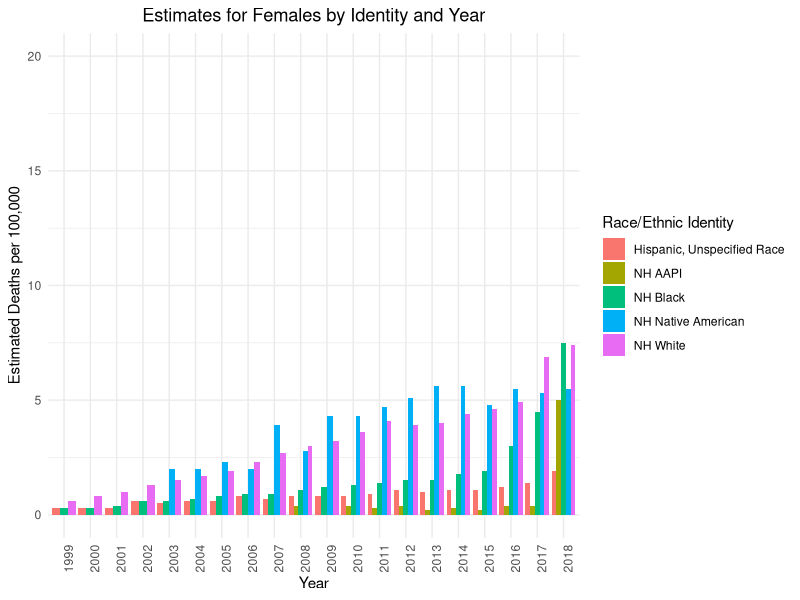
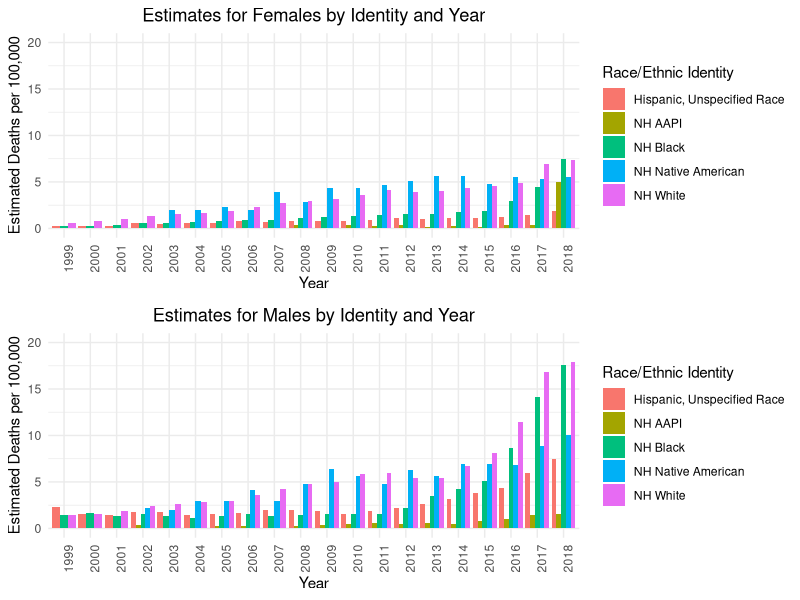
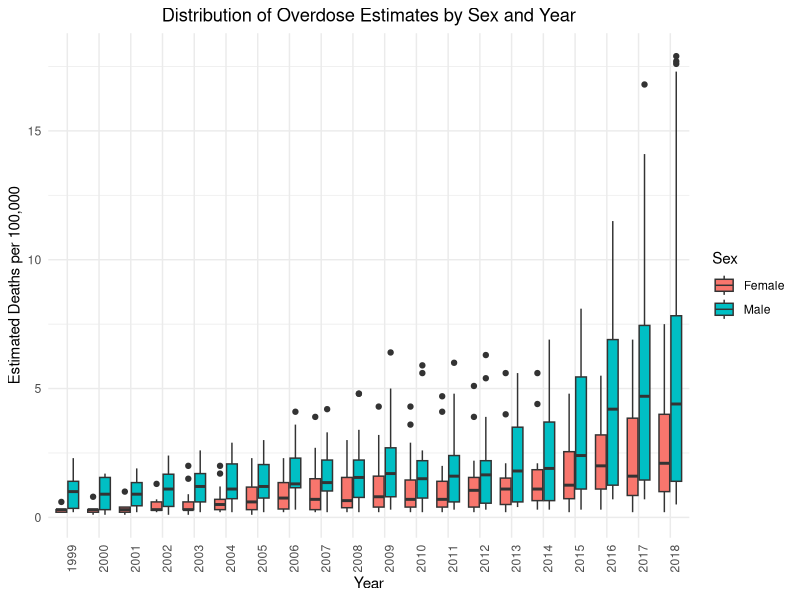
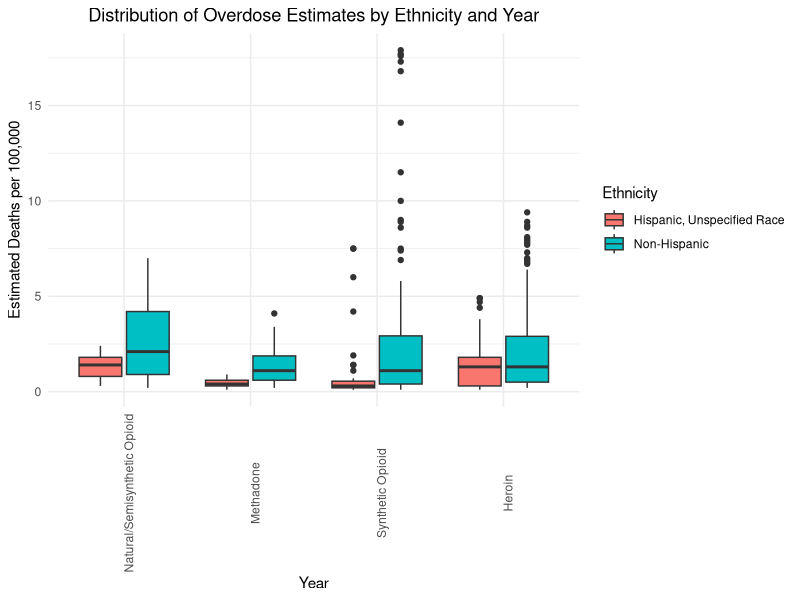
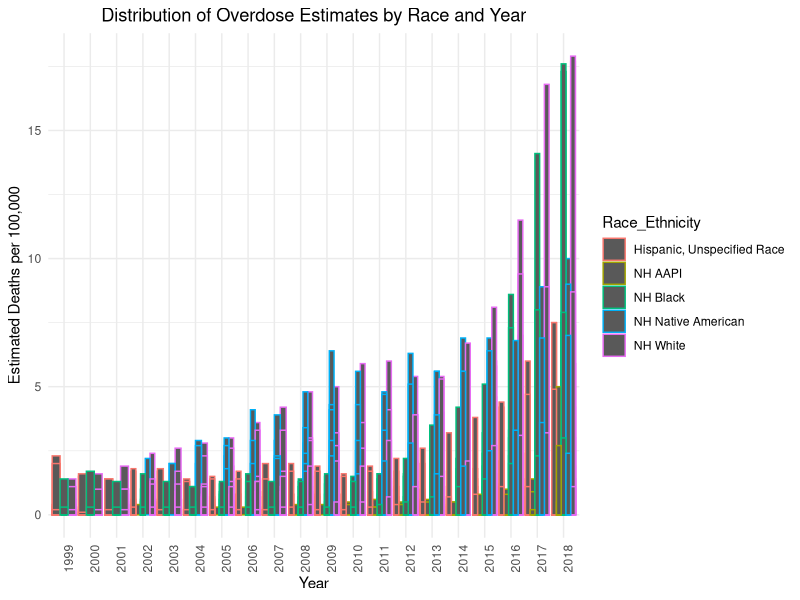
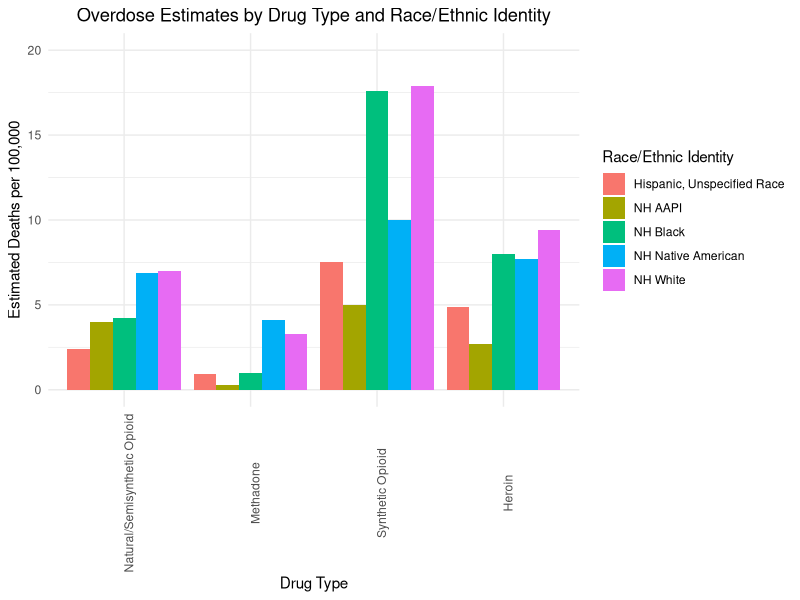
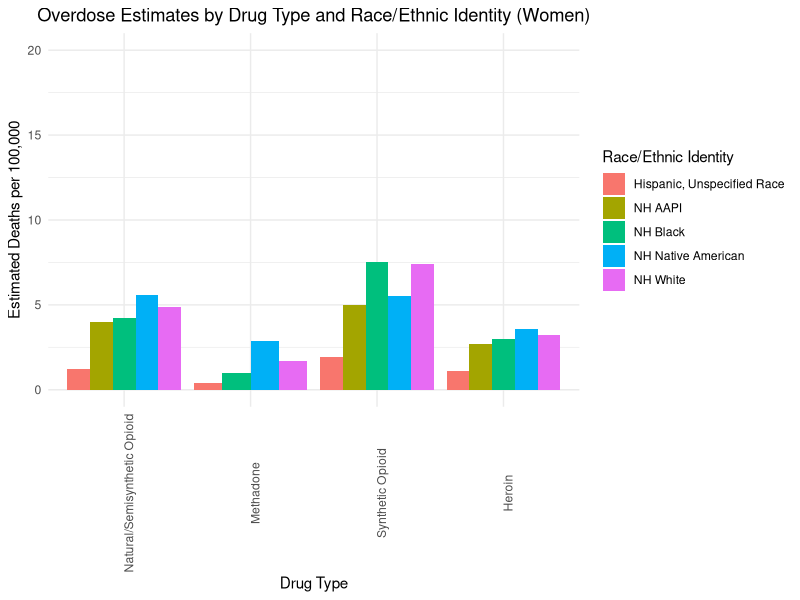
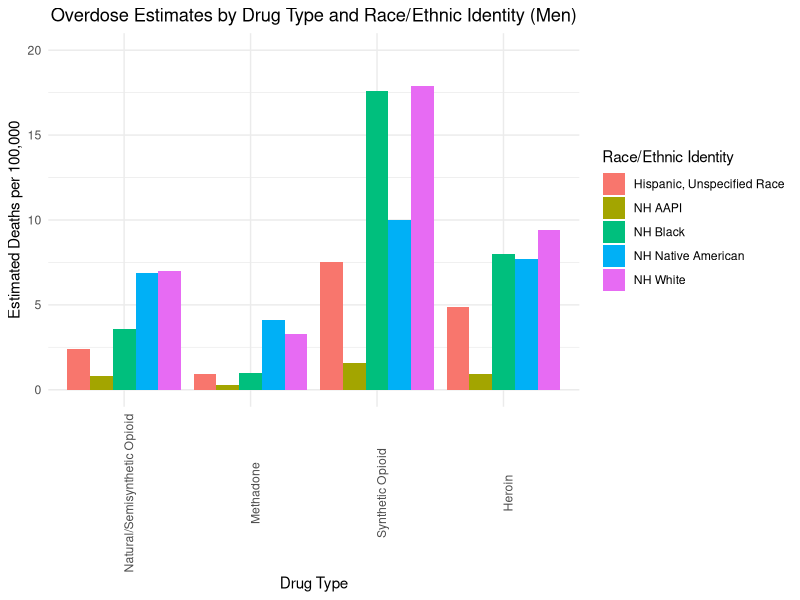

Recreate these plots in R, in order.
## ---- chunk 1

library(tidyverse)

library(ggplot2)

library(gridExtra)
drug <- read_csv("drug_data.csv", show_col_types = F)
## ---- chunk 2

##Our first step is to identify how each drug overdose type is categorized so that we can properly relabel it.  
table(drug$PANEL_NUM, drug$PANEL)

## This tells us that 0 represents all drug overdose deaths regardless of drug type, 1 represents drug overdose deaths from any opioid, 2 represents any drug overdose death from synthetic opioids, 3 represents drug overdose deaths from methadone, 4 represents drug overdose deaths from sythentic opioids besides methadone, and 5 represents drug overdose deaths from heroin, allowing us to filter accordingly to impact if the death rate estimates vary by racial/gender groups based on the type of drug causing the overdose. 

drug_type <- drug %>% 
  rename(Responsible_Drug = "PANEL_NUM") %>% 
  mutate(
     Responsible_Drug = case_when(
      Responsible_Drug == 0 ~ "All Drug Types",
      Responsible_Drug == 1 ~ "Any Opioid",
      Responsible_Drug == 2 ~ "Natural/Semisynthetic Opioid",
      Responsible_Drug == 3 ~ "Methadone",
      Responsible_Drug == 4 ~ "Synthetic Opioid",
      Responsible_Drug == 5 ~ "Heroin",
      TRUE ~ "Unknown" 
     ))

##We complete the factor function here to maintain the order of the drug levels in future visualizations. 

drug_type$Responsible_Drug <- factor(drug_type$Responsible_Drug, levels =c("All Drug Types", "Any Opioid", "Natural/Semisynthetic Opioid", "Methadone", "Synthetic Opioid", "Heroin"))

##We then produced tables to clarify the required demographic data. Specifically, we are looking for what number is populated by observations. This information allows us to then subset the data from the larger data set that are organized by race and sex. 

##This table tells us which single digit number represents the racial/sex level of the STUB_NAME variable. 
table(drug$STUB_NAME_NUM, drug$STUB_NAME)

## 4 is the number that corresponds to Race and Sex, so we filtered on this to see which decimal number corresponds to each racial/gender group. 
drug_exam <- drug_type %>% 
  filter(STUB_NAME_NUM == 4)


## With a similar principle to the previous table, we produced this one to see which specific number corresponds to a specific racial/sex pairing, like Black male, for example. We measure this correspondence by whether or not a number has observations under a specific label. If this number has observations, this indicates that it represents the given racial/sex pairing. 
table(drug_exam$STUB_LABEL_NUM, drug_exam$STUB_LABEL)

## From this table we can see that 4.1 is White Males, 4.2 is Black Males, 4.3 is Native American Males, 4.4 is Asian Males, 4.5 is White Females, 4.6 is Black Females, 4.7 is Native American Females, and 4.8 is Asian Female. We then create a new variable that explicitly states these race/sex pairings and produce a subset that focuses on this new variable. 

## We make another subset that disaggregates race and sex so that we can perform a 2-way ANOVA to see if these two variables are statistically significant predictors for drug overdose mortality. 
drug_RES <- drug_type %>% 
  filter(STUB_NAME_NUM == 5) %>%
  rename(Race_Ethnicity = "STUB_LABEL_NUM") %>% 
  mutate(
     Race_Ethnicity = case_when(
     Race_Ethnicity == 5.1 ~ "Hispanic, Unspecified Race",
      Race_Ethnicity == 5.2 ~ "NH White",
      Race_Ethnicity == 5.3 ~ "NH Black",
      Race_Ethnicity == 5.4 ~ "NH Native American",
      Race_Ethnicity == 5.5 ~ "NH AAPI",
      Race_Ethnicity == 5.6 ~ "Hispanic, Unspecified Race",
      Race_Ethnicity == 5.7 ~ "NH White",     
      Race_Ethnicity == 5.8 ~ "NH Black",
      Race_Ethnicity == 5.9 ~ "NH Native American",
      Race_Ethnicity == 5.91 ~ "NH AAPI",
      TRUE ~ "Unknown" 
    )) %>% 
   mutate(
   Ethnicity = case_when(
      grepl("Black", Race_Ethnicity) ~ "Non-Hispanic",
      grepl("White", Race_Ethnicity) ~ "Non-Hispanic",
      grepl("Native American", Race_Ethnicity) ~ "Non-Hispanic",
      grepl("AAPI", Race_Ethnicity) ~ "Non-Hispanic",
      grepl("Hispanic", Race_Ethnicity) ~ "Hispanic, Unspecified Race",
      TRUE ~ "Unknown"
    )) %>% 
  mutate(
    Sex = case_when(
      grepl("Female", STUB_LABEL) ~ "Female",
      grepl("Male", STUB_LABEL) ~ "Male",
      TRUE ~ "Unknown")) 

##Further cleaning data to remove NAs, Unknowns, and generalized drug types
drug_RES$FLAG <- NULL
drug_RES <- drug_RES %>% 
  filter(!grepl("Unknown", Race_Ethnicity)) %>% 
  filter(!grepl("Any", Responsible_Drug)) %>% 
  filter(!grepl("All", Responsible_Drug)) %>% 
  na.omit



##Disaggregating by Sex for Central Measures and Visualization
drug_Fem <- drug_RES %>% 
  filter(Sex == "Female")

drug_Male <- drug_RES %>% 
  filter(Sex == "Male")

  
## ---- chunk 3

overall_plot_M <- ggplot(drug_Male, aes(x = factor(YEAR), y = ESTIMATE, fill = Race_Ethnicity)) +
  geom_bar(stat = "identity", position = "dodge", na.rm = TRUE) +
  labs(title = "Estimates for Males by Identity and Year",
       x = "Year",
       y = "Estimated Deaths per 100,000") +
  theme_minimal() + theme(axis.text.x = element_text(angle = 90)) + labs(fill = "Race/Ethnic Identity") +  theme(plot.title = element_text(hjust = 0.5)) + ylim(0,20)


overall_plot_F <- ggplot(drug_Fem, aes(x = factor(YEAR), y = ESTIMATE, fill = Race_Ethnicity)) +
  geom_bar(stat = "identity", position = "dodge", na.rm = TRUE) +
  labs(title = "Estimates for Females by Identity and Year",
       x = "Year",
       y = "Estimated Deaths per 100,000") +
  theme_minimal() + theme(axis.text.x = element_text(angle = 90)) + labs(fill = "Race/Ethnic Identity") +  theme(plot.title = element_text(hjust = 0.5))+ ylim(0,20)

overall_plot_F
grid.arrange(overall_plot_F, overall_plot_M)
## ---- chunk 4

## To visualize our data, we first looked at the distribution of Race_Sex by the estimate, to see which race and gender had the highest rate of drug overdose.


## The median lines of each box plot imply that among all drug types and across the 20 year period of the data, Native American Males and White Males have the highest rates of death from overdose. It appears that White Males and Black Males have the highest variation as it relates to drug overdoses. We can verify these findings in the next section where we analyze the central tendencies of the data. 


## The next variable we looked at is the YEAR to showcase the distribution of how the number of overdose has changed over time. Instead of focusing on both the race and sex, we found it would be beneficial to just focus sex as the graph might be over saturated.

year_Sex <- ggplot(drug_RES, aes(x = factor(YEAR), y = ESTIMATE, fill = Sex)) +
  geom_boxplot(na.rm = TRUE) +
  labs(title = "Distribution of Overdose Estimates by Sex and Year", 
       x = "Year", 
       y = "Estimated Deaths per 100,000") +
  theme_minimal() + theme(axis.text.x = element_text(angle = 90)) + theme(plot.title = element_text(hjust = 0.5))

year_Sex

year_Ethnicity <- ggplot(drug_RES, aes(x = factor(Responsible_Drug), y = ESTIMATE, fill = Ethnicity)) +
  geom_boxplot(na.rm = TRUE) +
  labs(title = "Distribution of Overdose Estimates by Ethnicity and Year", 
       x = "Year", 
       y = "Estimated Deaths per 100,000") +
  theme_minimal() + theme(axis.text.x = element_text(angle = 90)) + theme(plot.title = element_text(hjust = 0.5))

year_Ethnicity

year_Race <- ggplot(drug_RES, aes(x = factor(YEAR), y = ESTIMATE, color = Race_Ethnicity)) +
  labs(title = "Distribution of Overdose Estimates by Race and Year", 
       x = "Year", 
       y = "Estimated Deaths per 100,000") +
  theme_minimal() + theme(axis.text.x = element_text(angle = 90)) + theme(plot.title = element_text(hjust = 0.5)) +   geom_bar(stat = "identity", position = "dodge")

year_Race

## The graph shows that a common trend for both female and male is that as the year increased the number of drug overdose increased. While it was a subtle increase for females, the males saw a larger rise in drug overdose deaths. The differences in the rate of increase are visible from the continued distance in the median bar between females and males as time goes on. Again, we can verify this with additional central tendency measures. 


## Finally, we wanted to see the distribution of the different drug type overdose among the different race and genders to see which type is more prevalent.

type_RE <- ggplot(drug_RES, aes(x = factor(Responsible_Drug), y = ESTIMATE, fill = Race_Ethnicity)) +
  geom_bar(stat = "identity", position = "dodge",na.rm = TRUE) +
  labs(title = "Overdose Estimates by Drug Type and Race/Ethnic Identity", 
       x = "Drug Type", 
       y = "Estimated Deaths per 100,000") +
  theme_minimal() + theme(axis.text.x = element_text(angle = 90)) + labs(fill = "Race/Ethnic Identity") + theme(plot.title = element_text(hjust = 0.5)) + ylim(0,20)

type_RE



type_REF <- ggplot(drug_Fem, aes(x = factor(Responsible_Drug), y = ESTIMATE, fill = Race_Ethnicity)) +
  geom_bar(stat = "identity", position = "dodge",na.rm = TRUE) +
  labs(title = "Overdose Estimates by Drug Type and Race/Ethnic Identity (Women)", 
       x = "Drug Type", 
       y = "Estimated Deaths per 100,000") +
  theme_minimal() + theme(axis.text.x = element_text(angle = 90)) + labs(fill = "Race/Ethnic Identity") + theme(plot.title = element_text(hjust = 0.5)) + ylim(0, 20)



type_REM <- ggplot(drug_Male, aes(x = factor(Responsible_Drug), y = ESTIMATE, fill = Race_Ethnicity))+
  geom_bar(stat = "identity", position = "dodge",na.rm = TRUE) +
  labs(title = "Overdose Estimates by Drug Type and Race/Ethnic Identity (Men)", 
       x = "Drug Type", 
       y = "Estimated Deaths per 100,000") +
  theme_minimal() + theme(axis.text.x = element_text(angle = 90)) + labs(fill = "Race/Ethnic Identity") + theme(plot.title = element_text(hjust = 0.5)) + ylim(0, 20)

type_REF
type_REM


## ---- chunk 5
## To understand the information from the data, we have to understand the outcome variable which showcase the estimate for drug overdose death, these aggregrate measures are for all race/sex pairings across time, and provided a "standard" of sorts when comparing mean, median, or standard deviation for a specific year, race, and/or sex group. 


mean_estimate <- mean(drug_RES$ESTIMATE, na.rm = TRUE) #4.2
median_estimate <- median(drug_RES$ESTIMATE, na.rm = TRUE) #2
std_estimate <- sd(drug_RES$ESTIMATE, na.rm = TRUE) #5.19




## To gain a better understanding of the outcome, we chose to focus on the mean of the different races and gender to see the mean of drug overdose death rate amongst the different groups as well as the standard deviation 

meanrace <- drug_RES %>%
  group_by(Race_Ethnicity, Sex) %>%
  summarize(mean_estimate = mean(ESTIMATE, na.rm = TRUE), .groups = 'drop')

meanrace

stdrace<- drug_RES %>%
  group_by(Race_Ethnicity, Sex) %>%
  summarize(std_dev_estimate = sd(ESTIMATE, na.rm = TRUE), .groups = 'drop')

stdrace

##Racial Group Mean and Standard Deviation by Year

mean_year_race <- drug_RES %>% 
  group_by(YEAR, Race_Ethnicity) %>% 
   summarize(mean_estimate = mean(ESTIMATE, na.rm = TRUE), .groups = 'drop')

mean_year_race

std_year_race <- drug_RES %>% 
  group_by(YEAR, Race_Ethnicity) %>% 
    summarize(std_dev_estimate = sd(ESTIMATE, na.rm = TRUE), .groups = 'drop')

std_year_race

#Sex Group Mean and Standard Deviation by Year

mean_year_sex <- drug_RES %>% 
  group_by(YEAR, Sex) %>% 
   summarize(mean_estimate = mean(ESTIMATE, na.rm = TRUE), .groups = 'drop')

mean_year_sex

std_year_sex <- drug_RES %>% 
  group_by(YEAR, Sex) %>% 
     summarize(std_dev_estimate = sd(ESTIMATE, na.rm = TRUE), .groups = 'drop')

std_year_sex

##Drug Type Mean and Standard Deviation by Year 
mean_year_type <- drug_RES %>% 
  group_by(YEAR, Responsible_Drug) %>% 
  filter(!Responsible_Drug %in% c("All Drug Types", "Any Opioid")) %>% 
  summarize(mean_estimate = mean(ESTIMATE, na.rm = TRUE), .groups = 'drop')

mean_year_type

std_year_type <- drug_RES %>% 
  group_by(YEAR, Sex) %>% 
  filter(!Responsible_Drug %in% c("All Drug Types", "Any Opioid")) %>% 
  summarize(std_dev_estimate = sd(ESTIMATE, na.rm = TRUE), .groups = 'drop')

std_year_type



## ---- chunk 6
## A Two Way ANOVA with Race and Sex as the categorical variables of analysis
RS_Model <- aov(ESTIMATE ~ Race_Ethnicity + Sex,
  data = drug_RES
)
summary(RS_Model)

table(drug_RES$Sex, drug_RES$Race_Ethnicity)

m1 <- aov(ESTIMATE ~ Ethnicity, data = drug_RES)
m2 <- aov(ESTIMATE ~ Ethnicity + Race_Ethnicity, data = drug_RES)
m3 <- aov(ESTIMATE ~ Race_Ethnicity + Sex, data = drug_RES)
m4 <- aov(ESTIMATE ~ Ethnicity + Race_Ethnicity + Sex, data = drug_RES)
m4.1 <- aov(ESTIMATE ~ Ethnicity + Race_Ethnicity + Sex + Sex:Race_Ethnicity + Responsible_Drug, data = drug_RES)
m5 <- aov(ESTIMATE ~ Ethnicity + Race_Ethnicity + Sex + Responsible_Drug, data = drug_RES)
m6 <- aov(ESTIMATE ~ Ethnicity + Race_Ethnicity + Ethnicity:Race_Ethnicity, data = drug_RES)
m7 <- aov(ESTIMATE ~ Ethnicity + Race_Ethnicity + Race_Ethnicity:Responsible_Drug, data = drug_RES)
m8 <- aov(ESTIMATE ~ Ethnicity + Race_Ethnicity + Responsible_Drug + Race_Ethnicity:Responsible_Drug, data = drug_RES)

summary(m1)
summary(m2)
summary(m3)
summary(m4.1)
summary(m4)
summary(m5)
summary(m6)
summary(m7)
summary(m8)

## From the table we can see this is somewhat of a balanced Two-way ANOVA as we can see close to the same number of observations across the different categories
## ---- chunk 7
## A Two Way ANOVA with Race and Sex as the categorical variables of analysis, with an additional consideration for an interaction effect between these two variables
RS_IntModel <- aov(ESTIMATE ~ Race_Ethnicity + Sex + Race_Ethnicity:Sex,
  data = drug_RES
)

summary(RS_IntModel)
## ---- chunk 8
## A Three Way Anova with Race, Sex, and Responsible Drug as the categorical variable of analysis 
Type_Model<- aov(ESTIMATE ~ Race_Ethnicity + Sex + Responsible_Drug,
  data = drug_RES)
summary(Type_Model)




